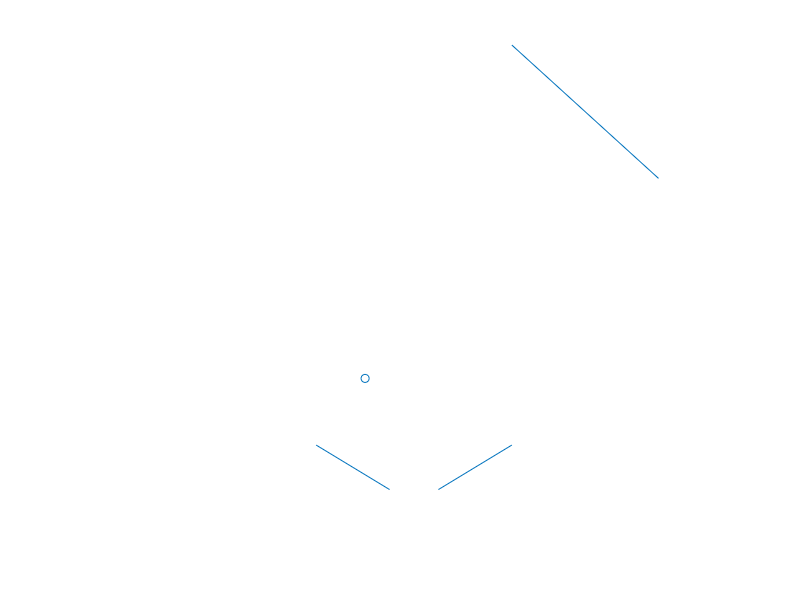

Source code (MATLAB): (Note: this script raises an error after producing the figure.)
function wrapper()
% Make figure
close all
warning('off','MATLAB:singularMatrix')
f = figure;
% Initial conditions
g = -9.8/4;
dt = 0.05;
currentBS = [4 2.5];
currentBS(3) = 0;
currentBS(4) = -2;

% Define Walls
Walls = [...
%         0 0 0 10 1; ... % Left
%         0 10 10 10 1; ... % Top
%         10 0 10 10 1; ... % Right
%         0 5 3 1 .9; ...
%         10 5 7 1 .9; ... 
%         0 7 3 10 1; ...
        7 10 10 7 1;]; % Diag
% Plot Walls
hold on
for i = 1:length(Walls(:,1))
    thewall = Walls(i,:);
    xWall = [thewall(1), thewall(3)];
    yWall = [thewall(2), thewall(4)];
    wallfig = line(xWall, yWall);
end

axis([0 10 -1 10])
axis square
axis off

% Define Flippers
FlipLeft = [3 1 4.5 0 .9;]; % Left
FlipRight = [7 1 5.5 0 .9;]; % Right
% Plot FLippers
xFlip = [FlipLeft(1), FlipLeft(3)];
yFlip = [FlipLeft(2), FlipLeft(4)];
leftFlipFig = line(xFlip, yFlip);
xFlip = [FlipRight(3), FlipRight(1)];
yFlip = [FlipRight(4), FlipRight(2)];
rightFlipFig = line(xFlip, yFlip);

% Predetermine values for the endpoints when the flipper rotates
% Get flipper length
flipRad = hypot((FlipLeft(3)-FlipLeft(1)),(FlipLeft(4)-FlipLeft(2)));
% Get angles when it's down and when it's up
thetaDown = atan((FlipLeft(4)-FlipLeft(2))/(FlipLeft(3)-FlipLeft(1)));
thetaUp = -thetaDown;
thetaRange = linspace(thetaDown, thetaUp, 5);
% Get endpoint values based on the range, length, and offset from origin
xRotL = flipRad .* cos(thetaRange) + FlipLeft(1);
xRotR = -flipRad .* cos(thetaRange) + FlipRight(1);
yRot = flipRad .* sin(thetaRange) + FlipLeft(2);

vRotL = diff(xRotL);
vRoty = diff(yRot);
newV = hypot(vRotL, vRoty) / dt;
maxV = newV(1);

% Initial plot
X = currentBS(1);
Y = currentBS(2);
ballScat = scatter(X,Y);
thefig = gcf;
set(thefig, 'KeyPressFcn', @KeyPress, 'KeyReleaseFcn', @KeyRelease);

lfCount = 0;
rfCount = 0;
leftPos = 0;
rightPos = 0;

while currentBS(2) > -0.1 % While the ball is above y = 0 (the bottom)
    % not >= 0 because of small inaccuracies
    if abs(FlipLeft(4) - leftPos) > 1e-5
        lfCount = lfCount + 1*sign(leftPos - FlipLeft(4));
        if (lfCount > 0) && (lfCount <= length(xRotL))
            FlipLeft = [3 1 xRotL(lfCount) yRot(lfCount) maxV];
        end
    else
        FlipLeft(5) = 0;
    end
    
    if abs(FlipRight(4) - rightPos) > 1e-5
        rfCount = rfCount + 1*sign(rightPos - FlipRight(4));
        if (rfCount > 0) && (rfCount <= length(xRotL))
            FlipRight = [7 1 xRotR(rfCount) yRot(rfCount) maxV];
        end
    else
        FlipRight(5) = 0;
    end
    
    % Update Plots
    set(leftFlipFig, 'XData', [FlipLeft(1), FlipLeft(3)], 'YData', [FlipLeft(2), FlipLeft(4)]);
    set(rightFlipFig, 'XData', [FlipRight(1), FlipRight(3)], 'YData', [FlipRight(2), FlipRight(4)]);

    AllWalls = [Walls; FlipLeft; FlipRight;];
    % Apply gravity
    currentBS(4) = currentBS(4) + g * dt;
    currentBS = updateBallState(currentBS, dt, AllWalls);
    set(ballScat, 'XData', currentBS(1), 'YData',currentBS(2))

    drawnow
end

    function KeyPress(~,eventdata)
        % Utilizes keypresses to move the x/y coordinates of the ball or
        % quits the simulation
        switch eventdata.Character
            case 'q'
                currentBS(2) = -Inf;
                close(gcf)
            case 'a'
                leftPos = 2;
            case 'l'
                rightPos = 2;
            case 'r'
                wrapper()
        end
        
    end

    function KeyRelease(~,eventdata)
        switch eventdata.Character
            case 'a'
                leftPos = 0;
            case 'l'
                rightPos = 0;
        end
    end

end
